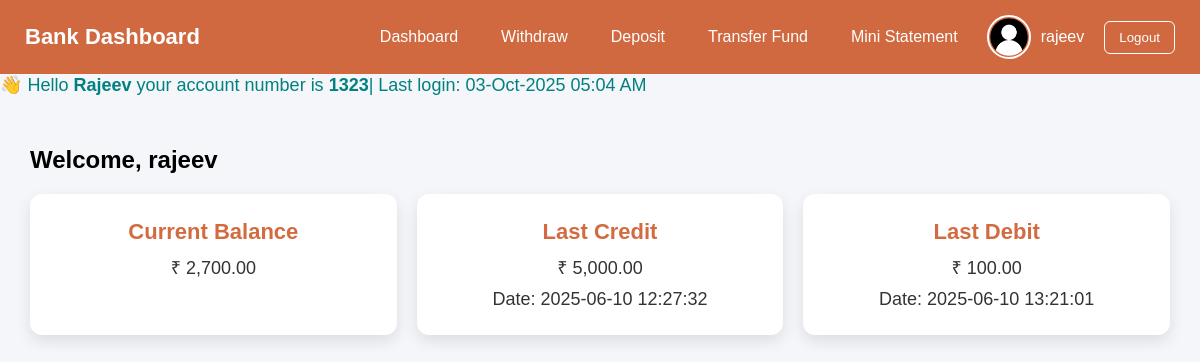
Screenshot of /dashboard.php (signed in) with the database file from the repository.
### tables this page shows
CREATE TABLE `ledger` (
  `accountno` int(11) DEFAULT NULL,
  `ttype` varchar(20) DEFAULT NULL,
  `tamount` float DEFAULT NULL,
  `ttime` timestamp NOT NULL DEFAULT current_timestamp() ON UPDATE current_timestamp(),
  `tstatement` varchar(100) DEFAULT NULL,
  `tid` varchar(200) DEFAULT NULL,
  `avalbalance` bigint(20) DEFAULT NULL
);

### dashboard.php (the view, shortened to what this page needs)
<?php
include "connection.php";
if (isset($_SESSION['username'])) {
?>
<!DOCTYPE html>
<html lang="en">
<head>
</head>
<body>
<div class="navbar">
    <h1>Bank Dashboard</h1>
    <div class="nav-links">
        <a href="dashboard.php">Dashboard</a>
        <a href="withdraw.php">Withdraw</a>
        <a href="deposit.php">Deposit</a>
        <a href="transfer.php">Transfer Fund</a>
        <a href="mini_statement.php">Mini Statement</a>
        <div class="user-info">
            <?php
            $profilePic = (!empty($_SESSION['Profile']) && file_exists("uploads/" . $_SESSION['Profile']))
                          ? $_SESSION['Profile']
                          : "default.png";
            ?>
            <img src="uploads/<?php echo htmlspecialchars($profilePic); ?>"
                 alt="User" style="width:40px; height:40px; border-radius:50%;">
            <span><?php echo htmlspecialchars($_SESSION['username']); ?></span>
            <form method="post" action="logout.php" style="display:inline;">
                <button type="submit" class="logout-btn">Logout</button>
            </form>
        </div>
    </div>
</div>
    <marquee behavior="scroll" direction="left" scrollamount="5" style="color:teal; font-size:18px; border-radius:5px;">
        👋 Hello <strong><?php echo ucfirst($_SESSION['username'])?> </strong> your account number is <strong><?php echo ($_SESSION['accountno']) ?></strong>| Last login: <?php echo date("d-M-Y h:i A"); ?>
    </marquee>
    <?php
    $accountno = $_SESSION['accountno'];
    $sqlBalance = "SELECT avalbalance FROM ledger
                   WHERE accountno='$accountno'
                   ORDER BY ttime DESC LIMIT 1";
    $resBalance = mysqli_query($db, $sqlBalance);
    $rowBalance = mysqli_fetch_assoc($resBalance);
    $currentBalance = $rowBalance['avalbalance'] ?? 0;
    $sqlCredit = "SELECT tamount, ttime FROM ledger
                  WHERE accountno='$accountno' AND ttype='Credit'
                  ORDER BY ttime DESC LIMIT 1";
    $resCredit = mysqli_query($db, $sqlCredit);
    $rowCredit = mysqli_fetch_assoc($resCredit);
    $lastCredit = $rowCredit['tamount'] ?? 'No Credit Yet';
    $lastCreditDate = $rowCredit['ttime'] ?? '-';
    $sqlDebit = "SELECT tamount, ttime FROM ledger
                 WHERE accountno='$accountno' AND ttype='Debit'
                 ORDER BY ttime DESC LIMIT 1";
    $resDebit = mysqli_query($db, $sqlDebit);
    $rowDebit = mysqli_fetch_assoc($resDebit);
    $lastDebit = $rowDebit['tamount'] ?? 'No Debit Yet';
    $lastDebitDate = $rowDebit['ttime'] ?? '-';
    ?>
    <div class="main-content">
        <h2>Welcome, <?php echo htmlspecialchars($_SESSION['username']); ?> </h2>
        <div class="cards">
            <div class="card">
                <h2>Current Balance</h2>
                <p><?php echo "₹ " . number_format($currentBalance, 2); ?></p>
            </div>
            <div class="card">
                <h2>Last Credit</h2>
                <p><?php echo is_numeric($lastCredit) ? "₹ " . number_format($lastCredit, 2) : $lastCredit; ?></p>
                <p class="date">Date: <?php echo $lastCreditDate; ?></p>
            </div>
            <div class="card">
                <h2>Last Debit</h2>
                <p><?php echo is_numeric($lastDebit) ? "₹ " . number_format($lastDebit, 2) : $lastDebit; ?></p>
                <p class="date">Date: <?php echo $lastDebitDate; ?></p>
            </div>
        </div>
    </div>
</body>
</html>
<?php
} else {
    header("Location: login.php");
    exit();
}
?>

### dashboard.php (style rules this page uses)
body { margin: 0; font-family: Arial, sans-serif; background: #f4f6f9; }
.navbar { background: #cc5323dc; color: white; padding: 15px 25px; display: flex; justify-content: space-between; align-items: center; }
.navbar h1 { margin: 0; font-size: 22px; }
.nav-links { display: flex; gap: 15px; align-items: center; }
.nav-links a { color: white; text-decoration: none; padding: 8px 14px; border-radius: 6px; transition: background 0.3s; }
.logout-btn { background: transparent; border: 1px solid white; padding: 8px 14px; border-radius: 6px; color: white; cursor: pointer; transition: 0.3s; margin-left: 10px; }
.user-info { display: flex; align-items: center; gap: 10px; }
.user-info img { width: 32px; height: 32px; border-radius: 50%; object-fit: cover; border: 2px solid white; }
.main-content { padding: 30px; }
.cards { display: grid; grid-template-columns: repeat(auto-fit, minmax(250px, 1fr)); gap: 20px; margin-top: 20px; }
.card { background: #fff; padding: 25px; border-radius: 12px; box-shadow: 0 6px 15px rgba(0,0,0,0.1); text-align: center; transition: transform 0.2s; }
.card h2 { margin: 0; font-size: 22px; color: #cc5323dc; }
.card p { margin: 10px 0 0; font-size: 18px; color: #333; }
.date { font-size: 14px; color: gray; }

### rows the page displays
ledger: avalbalance "2,700.00", tamount "100.00", ttime "2025-06-10 13:21:01"
ledger: tamount "5,000.00", ttime "2025-06-10 12:27:32"

### other values shown
$_SESSION['username'] "rajeev"
$_SESSION['username'] "Rajeev"
$_SESSION['accountno'] "1323"
